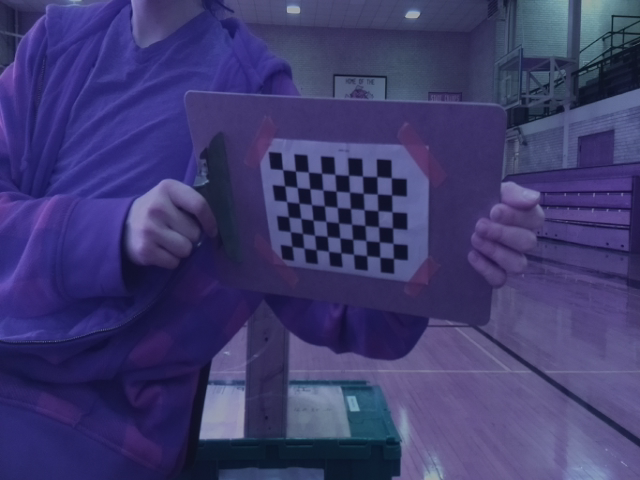
#> input picture calib/checker10.png, 640 x 480 px
$ python calibrate2.py checker10.png
#> lines starting #> are read from the running program, lines starting #| are printed output that depends on the picture; long printed decimals are rounded
### calib/common.py
#!/usr/bin/env python

'''
This module contains some common routines used by other samples.
'''

# Python 2/3 compatibility
from __future__ import print_function
import sys
PY3 = sys.version_info[0] == 3

if PY3:
    from functools import reduce

import numpy as np
import cv2

# built-in modules
import os
import itertools as it
from contextlib import contextmanager

image_extensions = ['.bmp', '.jpg', '.jpeg', '.png', '.tif', '.tiff', '.pbm', '.pgm', '.ppm']

class Bunch(object):
    def __init__(self, **kw):
        self.__dict__.update(kw)
    def __str__(self):
        return str(self.__dict__)

def splitfn(fn):
    path, fn = os.path.split(fn)
    name, ext = os.path.splitext(fn)
    return path, name, ext

def anorm2(a):
    return (a*a).sum(-1)
def anorm(a):
    return np.sqrt( anorm2(a) )

# [44 lines left out: functions homotrans, to_rect, rect2rect_mtx, lookat, mtx2rvec, draw_str, not called in this run]

class Sketcher:
    # [8 lines left out: function __init__, not called in this run]

    def show(self):
        cv2.imshow(self.windowname, self.dests[0])

    # [13 lines left out: function on_mouse, not called in this run]


# palette data from matplotlib/_cm.py
_jet_data =   {'red':   ((0., 0, 0), (0.35, 0, 0), (0.66, 1, 1), (0.89,1, 1),
                         (1, 0.5, 0.5)),
               'green': ((0., 0, 0), (0.125,0, 0), (0.375,1, 1), (0.64,1, 1),
                         (0.91,0,0), (1, 0, 0)),
               'blue':  ((0., 0.5, 0.5), (0.11, 1, 1), (0.34, 1, 1), (0.65,0, 0),
                         (1, 0, 0))}

cmap_data = { 'jet' : _jet_data }

# [14 lines left out: function make_cmap, not called in this run]

def nothing(*arg, **kw):
    pass

def clock():
    return cv2.getTickCount() / cv2.getTickFrequency()

# [8 lines left out: function Timer, not called in this run]

class StatValue:
    def __init__(self, smooth_coef = 0.5):
        self.value = None
        self.smooth_coef = smooth_coef
    # [6 lines left out: function update, not called in this run]

class RectSelector:
    # [31 lines left out: functions __init__, onmouse, draw, not called in this run]
    @property
    def dragging(self):
        return self.drag_rect is not None


# [24 lines left out: functions grouper, mosaic, not called in this run]

def getsize(img):
    h, w = img.shape[:2]
    return w, h

def mdot(*args):
    return reduce(np.dot, args)

# [4 lines left out: function draw_keypoints, not called in this run]

### calib/calibrate2.py
#!/usr/bin/env python

'''
camera calibration for distorted images with chess board samples
reads distorted images, calculates the calibration and write undistorted images

usage:
    calibrate.py [--debug <output path>] [--square_size] [<image mask>]

default values:
    --debug:    ./output/
    --square_size: 1.0
    <image mask> defaults to ../data/left*.jpg
'''

# Python 2/3 compatibility
from __future__ import print_function

import numpy as np
import cv2

# local modules
from common import splitfn

# built-in modules
import os

if __name__ == '__main__':
    import sys
    import getopt
    from glob import glob

    args, img_mask = getopt.getopt(sys.argv[1:], '', ['debug=', 'square_size='])
    args = dict(args)
    args.setdefault('--debug', './output/')
    args.setdefault('--square_size', 1.0)
    if not img_mask:
        img_mask = '../data/left*.jpg'  # default
    else:
        img_mask = img_mask[0]

    img_names = glob(img_mask)
    debug_dir = args.get('--debug')
    if not os.path.isdir(debug_dir):
        os.mkdir(debug_dir)
    square_size = float(args.get('--square_size'))

    pattern_size = (9, 6)
    pattern_points = np.zeros((np.prod(pattern_size), 3), np.float32)
    pattern_points[:, :2] = np.indices(pattern_size).T.reshape(-1, 2)
    pattern_points *= square_size

    obj_points = []
    img_points = []
    h, w = 0, 0
    img_names_undistort = []
    for fn in img_names:
        print('processing %s... ' % fn, end='')
        img = cv2.imread(fn, 0)
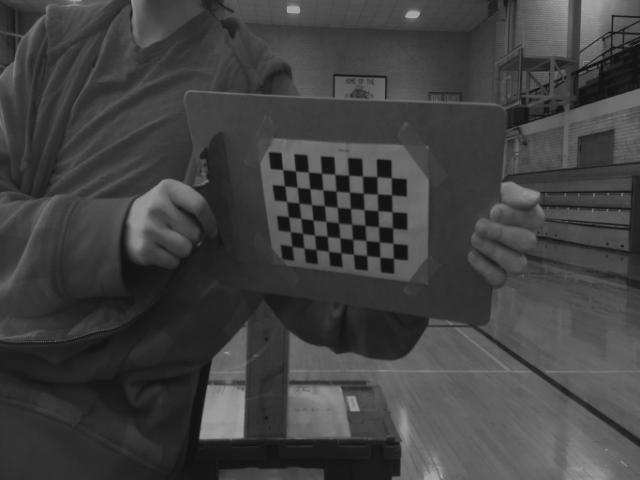
#> img: shape (480, 640); min 17, max 169, mean 65.2
        if img is None:
            print("Failed to load", fn)
            continue

        h, w = img.shape[:2]
#> h = 480; w = 640
        found, corners = cv2.findChessboardCorners(img, pattern_size)
#> found = True; corners = 54 rows, first 8: [282.6, 169.7], [295.4, 171], [308.4, 172.2], [321.6, 173.2], [334.8, 174.4], [348.5, 175.3], [362.5, 176.1], [376.8, 176.6]
        if found:
            term = (cv2.TERM_CRITERIA_EPS + cv2.TERM_CRITERIA_COUNT, 30, 0.1)
            cv2.cornerSubPix(img, corners, (5, 5), (-1, -1), term)

        if debug_dir:
            vis = cv2.cvtColor(img, cv2.COLOR_GRAY2BGR)
            cv2.drawChessboardCorners(vis, pattern_size, corners, found)
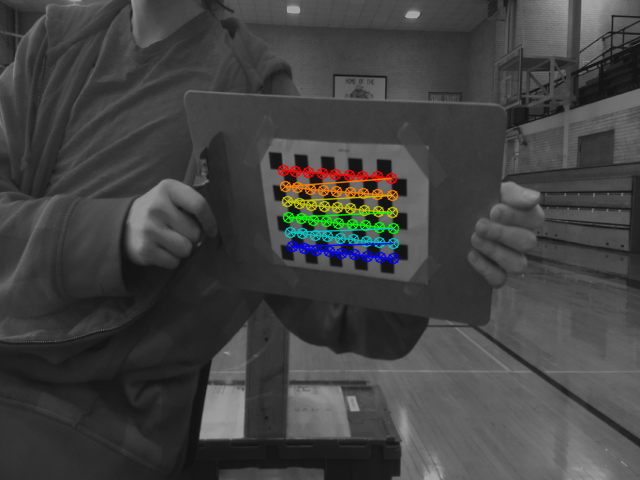
#> vis: shape (480, 640, 3); mean B, G, R 65.4, 66.2, 65.9
            path, name, ext = splitfn(fn)
            outfile = debug_dir + name + '_chess.png'
            cv2.imwrite(outfile, vis)
            if found:
                img_names_undistort.append(outfile)

        if not found:
            print('chessboard not found')
            continue

        img_points.append(corners.reshape(-1, 2))
        obj_points.append(pattern_points)

        print('ok')

    # calculate camera distortion
    rms, camera_matrix, dist_coefs, rvecs, tvecs = cv2.calibrateCamera(obj_points, img_points, (w, h), None, None)
#> rms = 0.159; camera_matrix = [[719.2, 0, 286.3], [0, 914.5, 253.1], [0, 0, 1]]; dist_coefs = [[-1.7, 136.3, -0.121, 0.00518, -2689.4]]; rvecs = ([0.567, 0.45, -0.0179],); tvecs = ([-0.26, -4.64, 52.14],)

    print("\nRMS:", rms)
#| RMS: 0.1591
    print("camera matrix:\n", camera_matrix)
#| camera matrix:
#|  [[719.239   0.         286.302]
#|  [  0.         914.469 253.078]
#|  [  0.           0.           1.        ]]
    print("distortion coefficients: ", dist_coefs.ravel())
#| distortion coefficients:  [-1.69928224e+00  1.36337942e+02 -1.21220893e-01  5.18453253e-03
#|  -2.68935203e+03]

    # undistort the image with the calibration
    print('')
    for img_found in img_names_undistort:
        img = cv2.imread(img_found)

        h,  w = img.shape[:2]
        newcameramtx, roi = cv2.getOptimalNewCameraMatrix(camera_matrix, dist_coefs, (w, h), 1, (w, h))
#> newcameramtx = [[719.2, 0, 286.3], [0, 914.5, 253.1], [0, 0, 1]]; roi = (0, 0, 639, 479)

        dst = cv2.undistort(img, camera_matrix, dist_coefs, None, newcameramtx)
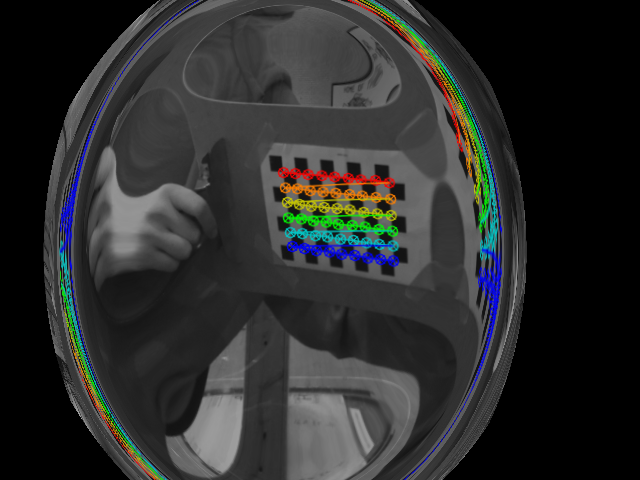
#> dst: shape (480, 640, 3); mean B, G, R 43.9, 44.6, 43.4

        # crop and save the image
        #x, y, w, h = roi
        #dst = dst[y:y+h, x:x+w]
        outfile = img_found + '_undistorted.png'
        print('Undistorted image written to: %s' % outfile)
        cv2.imwrite(outfile, dst)

    cv2.destroyAllWindows()

$ run again, on calib/checker12.png
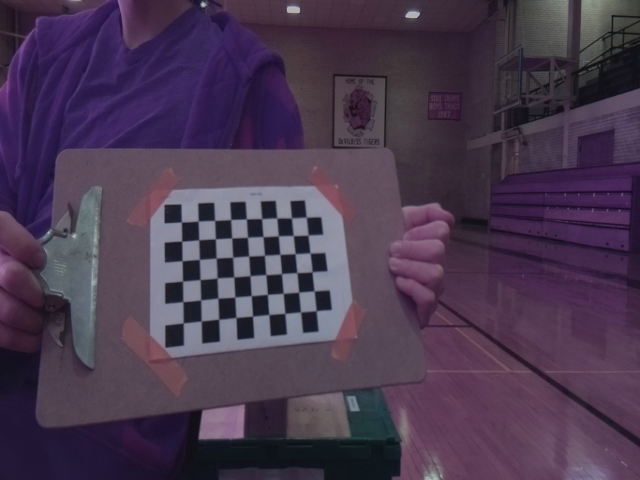
#> input picture calib/checker12.png, 640 x 480 px
#> found = True; corners = 54 rows, first 8: [181.4, 222.1], [198.2, 221.1], [214.7, 220.4], [230.8, 219.5], [246.4, 219], [261.6, 218.6], [276.7, 218.1], [291.4, 218.2]
#> `cv2.drawChessboardCorners(vis, pattern_size, corners, found)`:
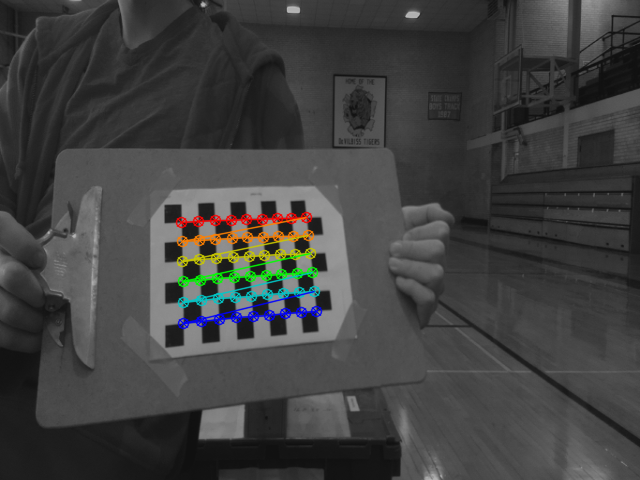
#> vis: shape (480, 640, 3); mean B, G, R 63.8, 64.6, 64.3
#> rms = 0.151; camera_matrix = [[538, 0, 330.1], [0, 694.7, 254], [0, 0, 1]]; dist_coefs = [[-0.741, 7.69, 0.0573, -0.0397, -32.93]]; rvecs = ([-0.365, -0.325, -0.0886],); tvecs = ([-9.15, -1.69, 33.11],)
#| RMS: 0.1509
#| camera matrix:
#|  [[537.982   0.         330.112 ]
#|  [  0.         694.745 253.988]
#|  [  0.           0.           1.        ]]
#| distortion coefficients:  [ -0.7413   7.691   0.05729   -0.03972 -32.932]
#> newcameramtx = [[538, 0, 330.1], [0, 326.6, 350.1], [0, 0, 1]]; roi = (0, 231, 639, 222)
#> `dst = cv2.undistort(img, camera_matrix, dist_coefs, None, newcameramtx)`:
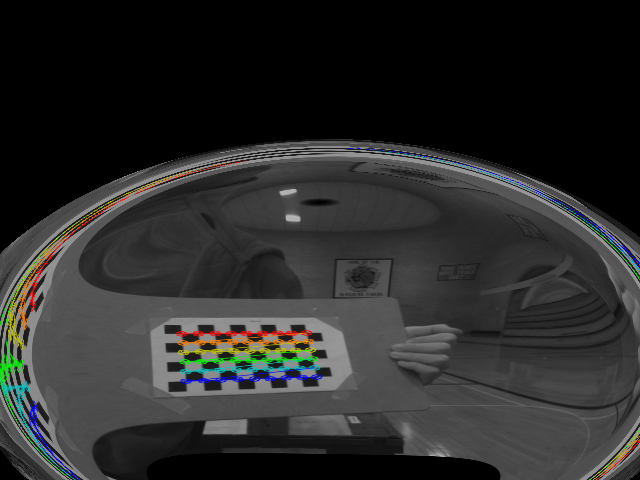
#> dst: shape (480, 640, 3); mean B, G, R 41.8, 42.6, 42.2

$ run again, on calib/checker13.png
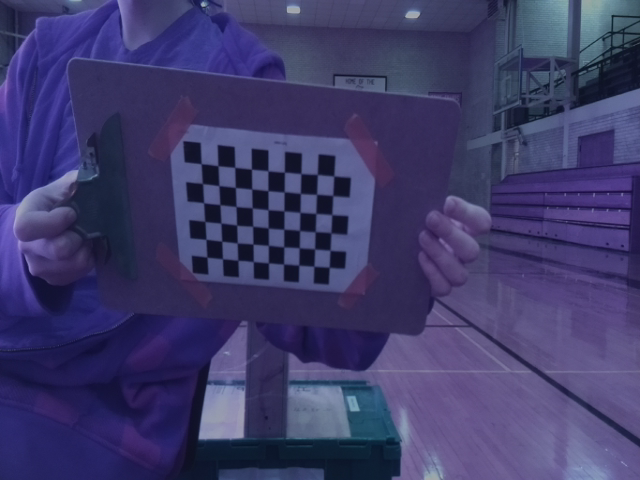
#> input picture calib/checker13.png, 640 x 480 px
#> found = True; corners = 54 rows, first 8: [201.1, 163.7], [217.9, 165.7], [234.7, 167.4], [251.4, 169.2], [267.9, 170.8], [284.4, 172.2], [300.9, 173.6], [317.4, 174.6]
#> `cv2.drawChessboardCorners(vis, pattern_size, corners, found)`:
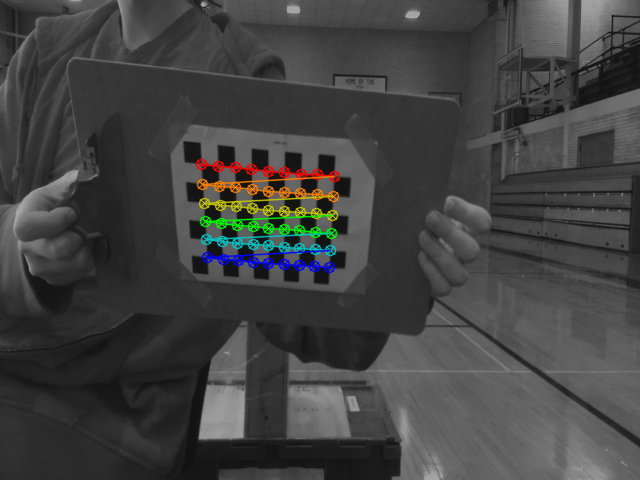
#> vis: shape (480, 640, 3); mean B, G, R 65.3, 66.2, 65.9
#> rms = 0.307; camera_matrix = [[896.3, 0, 296.3], [0, 1056.8, 242.6], [0, 0, 1]]; dist_coefs = [[3.02, -238.3, -0.234, -0.0317, 8962.7]]; rvecs = ([0.315, 0.133, 0.0399],); tvecs = ([-5.67, -3.85, 57.02],)
#| RMS: 0.307
#| camera matrix:
#|  [[8.96265897e+02 0.00000000e+00 2.96270600e+02]
#|  [0.00000000e+00 1.05676499e+03 2.42557573e+02]
#|  [0.00000000e+00 0.00000000e+00 1.00000000e+00]]
#| distortion coefficients:  [ 3.02187740e+00 -2.38285730e+02 -2.34086292e-01 -3.17211836e-02
#|   8.96272353e+03]
#> newcameramtx = [[6664.2, 0, 312.9], [0, 1761.5, 227.9], [0, 0, 1]]; roi = (256, 223, 95, 13)
#> `dst = cv2.undistort(img, camera_matrix, dist_coefs, None, newcameramtx)`:
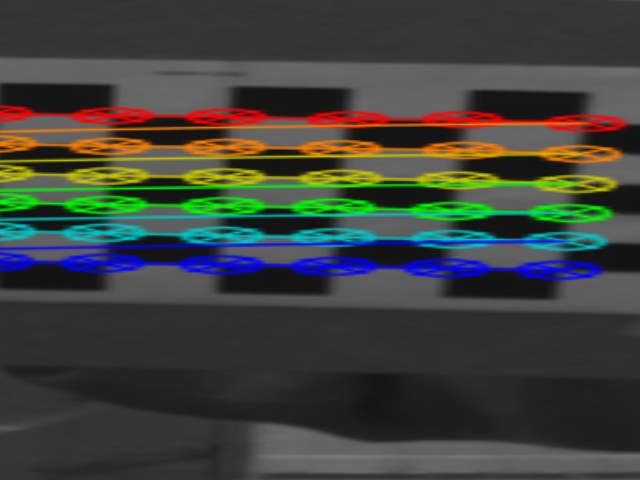
#> dst: shape (480, 640, 3); mean B, G, R 60, 65.5, 62.6

$ run again, on calib/checker14.png
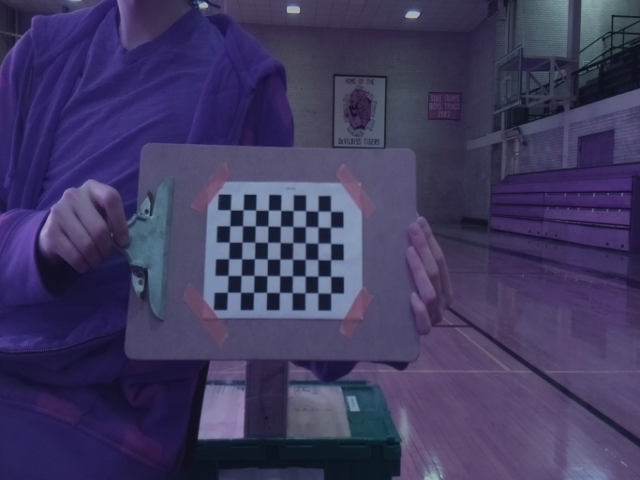
#> input picture calib/checker14.png, 640 x 480 px
#> found = True; corners = 54 rows, first 8: [230.4, 209.8], [243.2, 209.9], [255.7, 210.1], [268.3, 210.3], [280.7, 210.4], [293.2, 210.6], [305.5, 210.7], [317.9, 211.3]
#> `cv2.drawChessboardCorners(vis, pattern_size, corners, found)`:
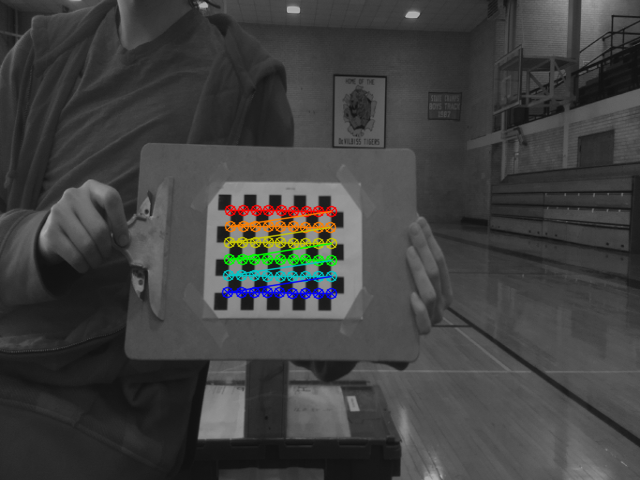
#> vis: shape (480, 640, 3); mean B, G, R 63.5, 64.2, 64
#> rms = 0.0979; camera_matrix = [[542.6, 0, 338.2], [0, 714, 245], [0, 0, 1]]; dist_coefs = [[-1.06, 17.62, 0.0357, -0.016, -107.1]]; rvecs = ([-0.189, -0.13, 0.00515],); tvecs = ([-8.56, -2.2, 42.4],)
#| RMS: 0.09787
#| camera matrix:
#|  [[542.567   0.         338.235]
#|  [  0.         714.046 244.956]
#|  [  0.           0.           1.        ]]
#| distortion coefficients:  [-1.06053425e+00  1.76175943e+01  3.56635987e-02 -1.60359430e-02
#|  -1.07094230e+02]
#> newcameramtx = [[542.6, 0, 338.2], [0, 150.2, 427.4], [0, 0, 1]]; roi = (0, 376, 639, 101)
#> `dst = cv2.undistort(img, camera_matrix, dist_coefs, None, newcameramtx)`:
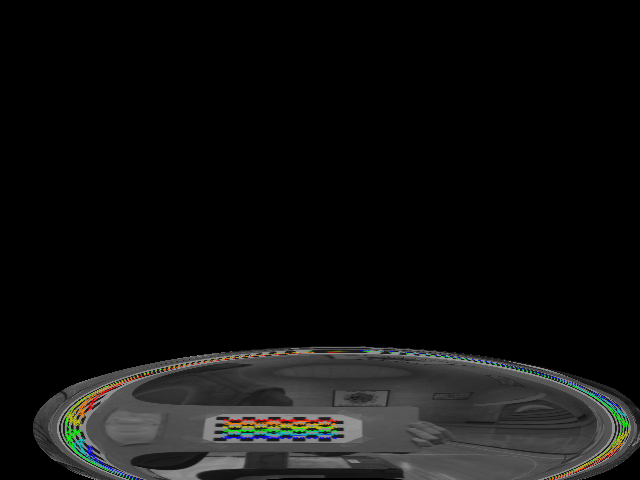
#> dst: shape (480, 640, 3); mean B, G, R 16, 16.5, 16.3
